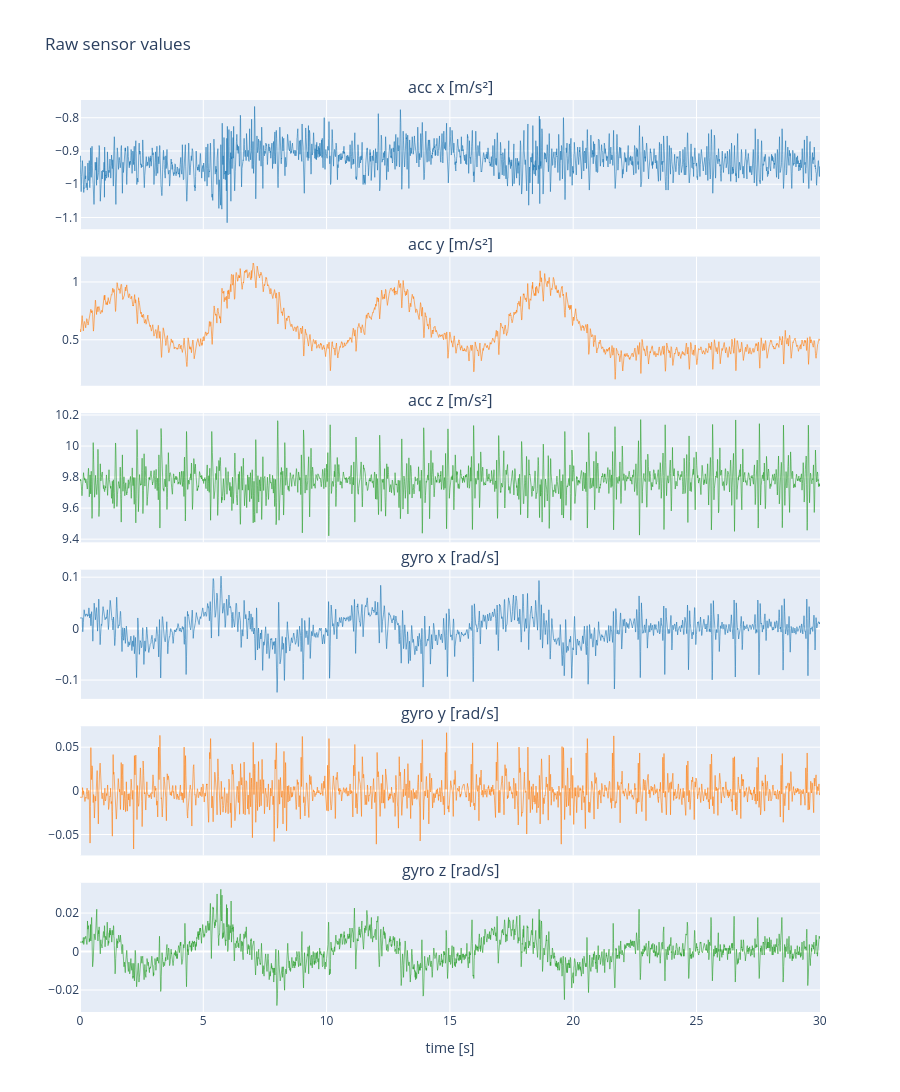

The notebook cell this image was saved under:
### Code cell
# Raw values of all 6 channels over time.
# One row per axis, so each gets its own y-scale and small changes stay visible.
COLORS = {"x": "#1f77b4", "y": "#ff7f0e", "z": "#2ca02c"}

titles = [f"acc {axis} [m/s²]" for axis in "xyz"] + [f"gyro {axis} [rad/s]" for axis in "xyz"]
fig = make_subplots(rows=6, cols=1, shared_xaxes=True, vertical_spacing=0.03, subplot_titles=titles)
for i, axis in enumerate("xyz"):
    fig.add_trace(go.Scatter(x=t, y=acc[:, i], name=f"acc {axis}", line_color=COLORS[axis]), row=i + 1, col=1)  # rows 1-3
    fig.add_trace(go.Scatter(x=t_gyr, y=gyr_raw[:, i], name=f"gyro {axis}", line_color=COLORS[axis]), row=i + 4, col=1)  # rows 4-6

fig.update_xaxes(title_text="time [s]", row=6, col=1)
fig.update_layout(height=1400, hovermode="x unified", showlegend=False, title="Raw sensor values")
fig.show()

### Figure 1 — Plotly figure (JSON) as saved in the notebook; plotly's stock layout.template omitted (floating-point values rounded to 4 significant figures; data arrays with more than 128 entries replaced by an {"elided": "..."} marker saying what was removed)
{"data": [{"line": {"color": "#1f77b4"}, "name": "acc x", "type": "scatter", "x": {"elided": "3750 float values"}, "xaxis": "x", "y": {"elided": "3750 float values"}, "yaxis": "y"}, {"line": {"color": "#1f77b4"}, "name": "gyro x", "type": "scatter", "x": {"elided": "3750 float values"}, "xaxis": "x4", "y": {"elided": "3750 float values"}, "yaxis": "y4"}, {"line": {"color": "#ff7f0e"}, "name": "acc y", "type": "scatter", "x": {"elided": "3750 float values"}, "xaxis": "x2", "y": {"elided": "3750 float values"}, "yaxis": "y2"}, {"line": {"color": "#ff7f0e"}, "name": "gyro y", "type": "scatter", "x": {"elided": "3750 float values"}, "xaxis": "x5", "y": {"elided": "3750 float values"}, "yaxis": "y5"}, {"line": {"color": "#2ca02c"}, "name": "acc z", "type": "scatter", "x": {"elided": "3750 float values"}, "xaxis": "x3", "y": {"elided": "3750 float values"}, "yaxis": "y3"}, {"line": {"color": "#2ca02c"}, "name": "gyro z", "type": "scatter", "x": {"elided": "3750 float values"}, "xaxis": "x6", "y": {"elided": "3750 float values"}, "yaxis": "y6"}], "layout": {"annotations": [{"font": {"size": 16}, "showarrow": false, "text": "acc x [m/s²]", "x": 0.5, "xanchor": "center", "xref": "paper", "y": 1, "yanchor": "bottom", "yref": "paper"}, {"font": {"size": 16}, "showarrow": false, "text": "acc y [m/s²]", "x": 0.5, "xanchor": "center", "xref": "paper", "y": 0.8283, "yanchor": "bottom", "yref": "paper"}, {"font": {"size": 16}, "showarrow": false, "text": "acc z [m/s²]", "x": 0.5, "xanchor": "center", "xref": "paper", "y": 0.6567, "yanchor": "bottom", "yref": "paper"}, {"font": {"size": 16}, "showarrow": false, "text": "gyro x [rad/s]", "x": 0.5, "xanchor": "center", "xref": "paper", "y": 0.485, "yanchor": "bottom", "yref": "paper"}, {"font": {"size": 16}, "showarrow": false, "text": "gyro y [rad/s]", "x": 0.5, "xanchor": "center", "xref": "paper", "y": 0.3133, "yanchor": "bottom", "yref": "paper"}, {"font": {"size": 16}, "showarrow": false, "text": "gyro z [rad/s]", "x": 0.5, "xanchor": "center", "xref": "paper", "y": 0.1417, "yanchor": "bottom", "yref": "paper"}], "height": 1400, "hovermode": "x unified", "showlegend": false, "title": {"text": "Raw sensor values"}, "xaxis": {"anchor": "y", "domain": [0, 1], "matches": "x6", "showticklabels": false}, "xaxis2": {"anchor": "y2", "domain": [0, 1], "matches": "x6", "showticklabels": false}, "xaxis3": {"anchor": "y3", "domain": [0, 1], "matches": "x6", "showticklabels": false}, "xaxis4": {"anchor": "y4", "domain": [0, 1], "matches": "x6", "showticklabels": false}, "xaxis5": {"anchor": "y5", "domain": [0, 1], "matches": "x6", "showticklabels": false}, "xaxis6": {"anchor": "y6", "domain": [0, 1], "title": {"text": "time [s]"}}, "yaxis": {"anchor": "x", "domain": [0.8583, 1]}, "yaxis2": {"anchor": "x2", "domain": [0.6867, 0.8283]}, "yaxis3": {"anchor": "x3", "domain": [0.515, 0.6567]}, "yaxis4": {"anchor": "x4", "domain": [0.3433, 0.485]}, "yaxis5": {"anchor": "x5", "domain": [0.1717, 0.3133]}, "yaxis6": {"anchor": "x6", "domain": [0, 0.1417]}}}
